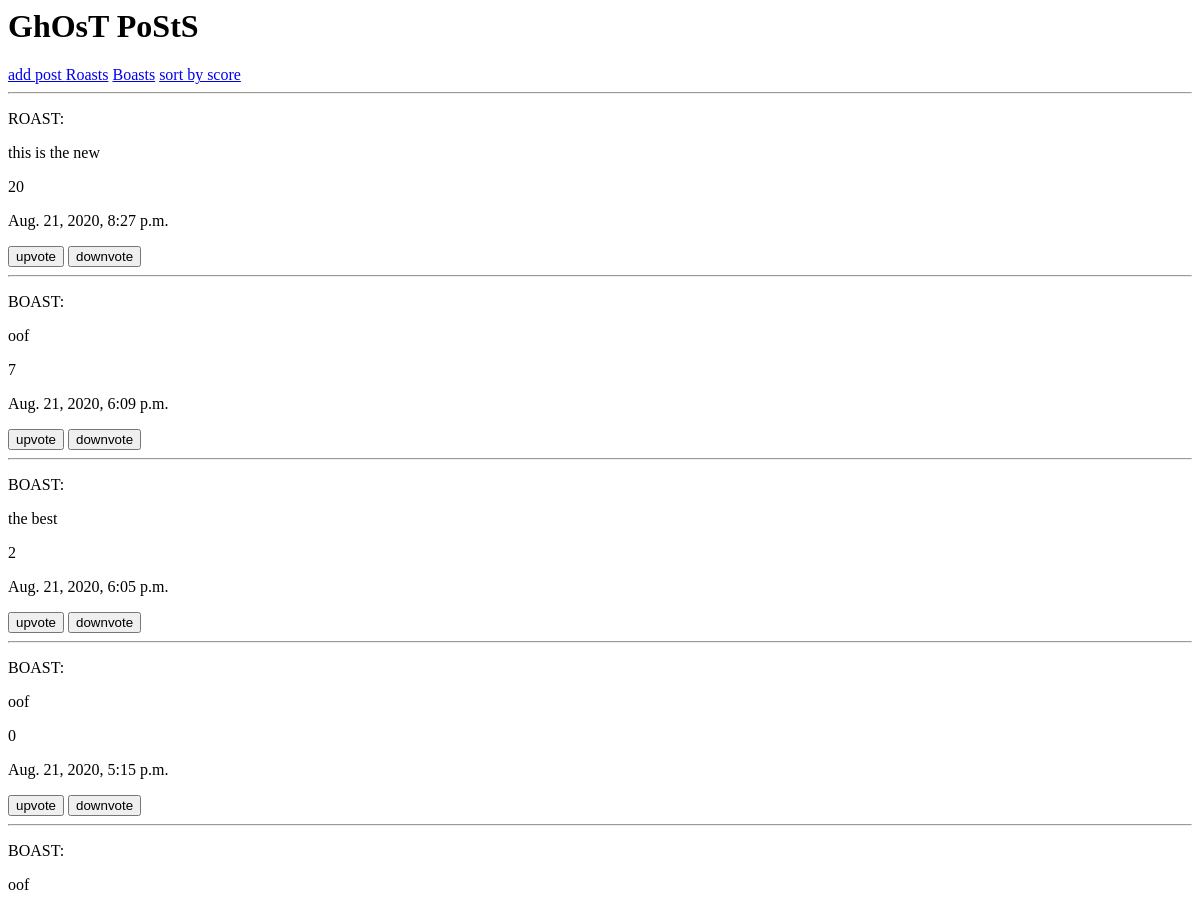
Before: / (upper part) with the older database file.
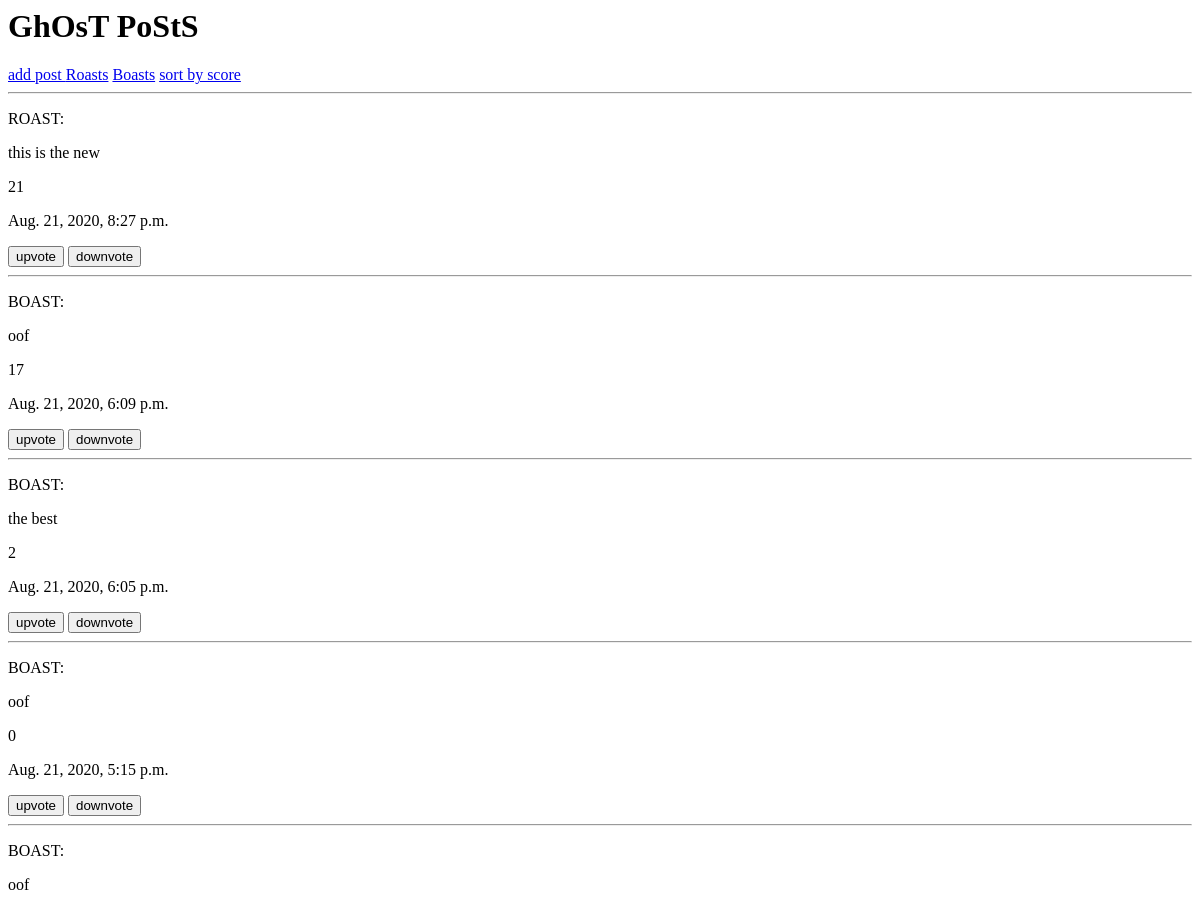
After: the same page with the newer database file.
### ghostpost_app/models.py (models this page shows, shortened)
class Ghostpost(models.Model):
    text = models.CharField(max_length=80)
    boasts = models.BooleanField()
    post_date = models.DateTimeField(default=timezone.now)
    upvotes = models.IntegerField(default=0)
    downvotes = models.IntegerField(default=0)
    def added(self):
        return self.upvotes + self.downvotes

### ghostpost_app/views.py (the view)
# urls.py: path('', views.index,name="homepage"),
def index(request):
    ghostposts = Ghostpost.objects.all().order_by("-id")
    return render(request, "index.html", {"ghostposts": ghostposts})

### templates/index.html
<h1> GhOsT PoStS</h1>
<a href="/newpost"> add post </a>
<a href="/roasts">Roasts</a>
<a href="/boasts">Boasts</a>
<a href="/scores">sort by score</a>
<hr>
{% for post in ghostposts %}
     {% if post.boasts %}
        <p>BOAST:</p>
     {% else %}
        <p>ROAST:</p>
    {% endif %}
    <p>{{post.text}}</p>
    <p>{{post.added}}</p>
    <p>{{post.post_date}}</p>
    <a href="upvote/{{post.id}}"><button>upvote</button></a>
    <a href="downvote/{{post.id}}"><button>downvote</button></a>
    <hr>
{% endfor %}

Changed rows visible on the page:
changed Ghostpost "this is the new": added "20" → "21"
changed Ghostpost "Aug. 21, 2020, 6:09 p.m.": added "7" → "17"
